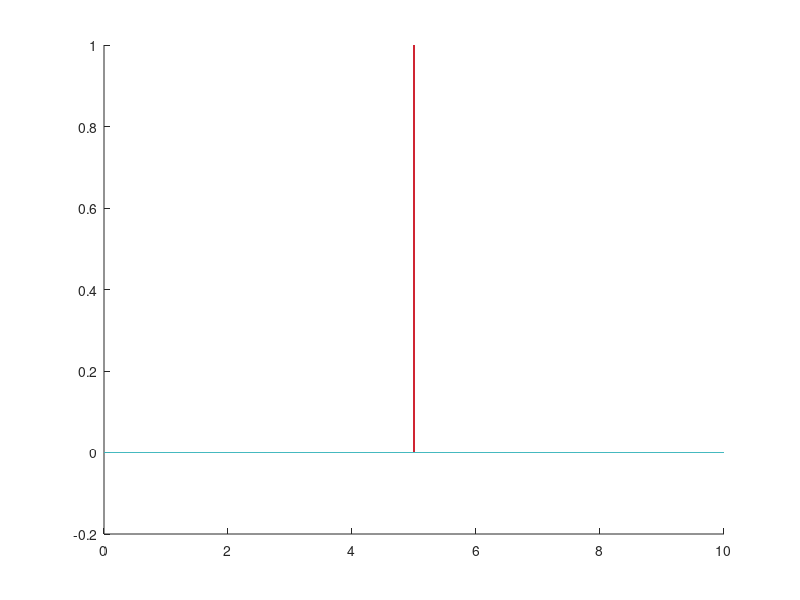

This figure's MATLAB source:
w=1e-5;
t0=5;
t=0:0.001:10;
g=exp(-1i*w*t-((t-t0).*(t-t0))./(2*w*w));
hold on;
plot(t,abs(g));
plot(t,real(g),'r')
plot(t,imag(g),'c')